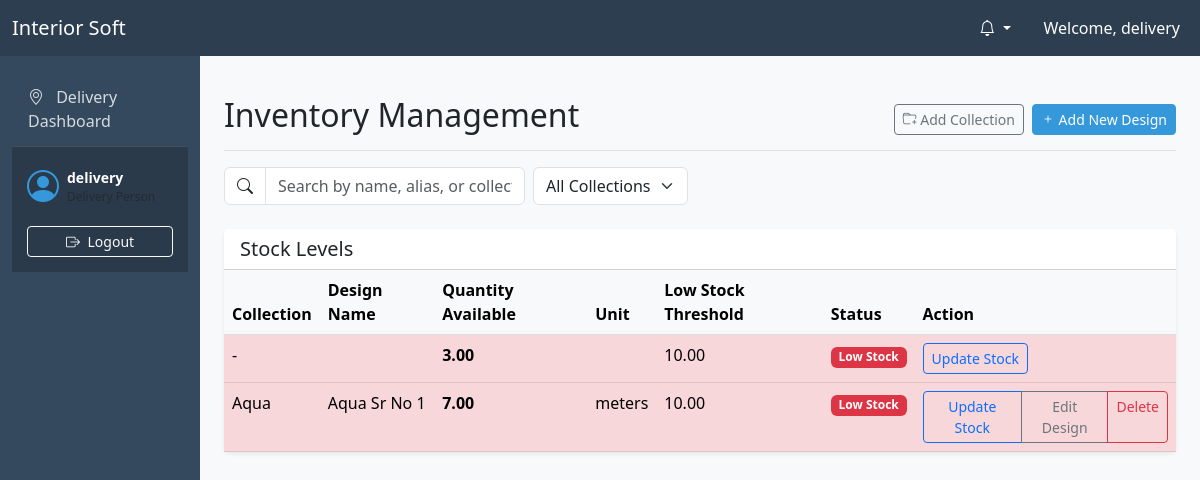
/inventory/stock/ (signed in), run on the app's committed database.
### users/models.py (models this page shows)
class User(AbstractUser):
    SUPERADMIN = 'superadmin'
    ADMIN = 'admin'
    ACCOUNTANT = 'accountant'
    WAREHOUSE_MANAGER = 'warehouse_manager'
    DELIVERY_PERSON = 'delivery_person'
    MARKETING_PERSON = 'marketing_person'
    ROLE_CHOICES = (
        (SUPERADMIN, 'SuperAdmin'),
        (ADMIN, 'Admin'),
        (ACCOUNTANT, 'Accountant'),
        (WAREHOUSE_MANAGER, 'Warehouse Manager'),
        (DELIVERY_PERSON, 'Delivery Person'),
        (MARKETING_PERSON, 'Marketing Person'),
    )
    role = models.CharField(max_length=20, choices=ROLE_CHOICES, default=ADMIN)
    phone_number = models.CharField(max_length=15, blank=True, null=True)
    def is_superadmin(self):
        return self.role == self.SUPERADMIN
    def is_admin(self):
        return self.role == self.ADMIN or self.role == self.SUPERADMIN
    def is_accountant(self):
        return self.role == self.ACCOUNTANT
    def is_warehouse_manager(self):
        return self.role == self.WAREHOUSE_MANAGER
    def is_delivery_person(self):
        return self.role == self.DELIVERY_PERSON
    def is_marketing_person(self):
        return self.role == self.MARKETING_PERSON

### inventory/models.py (models this page shows, shortened)
class Stock(models.Model):
    design_type = models.OneToOneField(DesignType, on_delete=models.CASCADE, related_name='stock', null=True)
    quantity = models.DecimalField(max_digits=12, decimal_places=2, default=0.00)
    low_stock_threshold = models.DecimalField(max_digits=12, decimal_places=2, default=10.00)
    last_updated = models.DateTimeField(auto_now=True)
    def is_low_stock(self):
        return self.quantity <= self.low_stock_threshold

class DesignType(models.Model):
    collection = models.ForeignKey(Collection, on_delete=models.CASCADE, related_name='designs', null=True, blank=True)
    name = models.CharField(max_length=100)
    alias1 = models.CharField(max_length=100, blank=True, null=True)
    alias2 = models.CharField(max_length=100, blank=True, null=True)
    alias3 = models.CharField(max_length=100, blank=True, null=True)
    alias4 = models.CharField(max_length=100, blank=True, null=True)
    alias5 = models.CharField(max_length=100, blank=True, null=True)
    description = models.TextField(blank=True, null=True)
    unit = models.CharField(max_length=20, default='meters')
    default_price = models.DecimalField(max_digits=10, decimal_places=2, default=0.00)
    created_at = models.DateTimeField(auto_now_add=True)
    class Meta:
        constraints = [
            models.UniqueConstraint(fields=['collection', 'name'], name='uniq_design_name_per_collection'),
        ]

class Collection(models.Model):
    name = models.CharField(max_length=100, unique=True)
    description = models.TextField(blank=True, null=True)
    created_at = models.DateTimeField(auto_now_add=True)

### inventory/views.py (the view, shortened to what this page needs)
# urls.py: path('stock/', views.StockListView.as_view(), name='stock_list'),
class StockListView(LoginRequiredMixin, ListView):
    model = Stock
    template_name = 'inventory/stock_list.html'
    context_object_name = 'stocks'
    def get_queryset(self):
        queryset = super().get_queryset().select_related('design_type', 'design_type__collection')
        q = self.request.GET.get('q')
        collection_id = self.request.GET.get('collection')
        if collection_id:
            queryset = queryset.filter(design_type__collection_id=collection_id)
        return queryset
    def get_context_data(self, **kwargs):
        context = super().get_context_data(**kwargs)
        context['collections'] = Collection.objects.prefetch_related('designs').all()
        return context

### core/context_processors.py (called while the page is built)
def notifications(request):
    if request.user.is_authenticated:
        unread_notifications = request.user.notifications.filter(is_seen=False)
        return {
            'unread_notifications': unread_notifications,
            'unread_notifications_count': unread_notifications.count()
        }
    return {}

### shop_config/context_processors.py (called while the page is built)
def shop_info(request):
    config, created = ShopConfiguration.objects.get_or_create(pk=1, defaults={'shop_name': 'Interior Soft'})
    return {
        'shop_config': config
    }

### templates/inventory/stock_list.html (shortened to what this page needs)
{% extends "base.html" %}
{% block content %}
<div class="d-flex justify-content-between flex-wrap flex-md-nowrap align-items-center pt-3 pb-2 mb-3 border-bottom">
    <h1 class="h2">Inventory Management</h1>
    <div class="btn-toolbar mb-2 mb-md-0">
        <a href="{% url 'collection_create' %}" class="btn btn-sm btn-outline-secondary me-2">
            <i class="bi bi-folder-plus"></i> Add Collection
        </a>
        <a href="{% url 'designtype_create' %}" class="btn btn-sm btn-primary">
            <i class="bi bi-plus"></i> Add New Design
        </a>
    </div>
</div>
<div class="row mb-4">
    <div class="col-md-6">
        <form id="stock-search-form" method="get" class="d-flex gap-2">
            <div class="input-group">
                <span class="input-group-text bg-white"><i class="bi bi-search"></i></span>
                <input type="text" name="q" id="stock-search-input" class="form-control" placeholder="Search by name, alias, or collection..." value="{{ request.GET.q|default:'' }}" autofocus>
            </div>
            <select name="collection" id="collection-filter" class="form-select w-auto">
                <option value="">All Collections</option>
            </select>
        </form>
    </div>
</div>
<div class="row">
    <div class="col-md-12" id="stock-table-container">
        <div class="card shadow-sm">
            <div class="card-header bg-white d-flex justify-content-between align-items-center">
                <h5 class="mb-0">Stock Levels</h5>
            </div>
            <div class="card-body p-0">
                <div class="table-responsive">
                    <table class="table table-hover mb-0">
                        <thead class="table-light">
                            <tr>
                                <th>Collection</th>
                                <th>Design Name</th>
                                <th>Quantity Available</th>
                                <th>Unit</th>
                                <th>Low Stock Threshold</th>
                                <th>Status</th>
                                <th>Action</th>
                            </tr>
                        </thead>
                        <tbody>
                            {% for stock in stocks %}
                            <tr class="{% if stock.is_low_stock %}table-danger{% endif %}">
                                <td>{{ stock.design_type.collection.name|default:"-" }}</td>
                                <td>{{ stock.design_type.name }}</td>
                                <td class="fw-bold">{{ stock.quantity }}</td>
                                <td>{{ stock.design_type.unit }}</td>
                                <td>{{ stock.low_stock_threshold }}</td>
                                <td>
                                    {% if stock.is_low_stock %}
                                        <span class="badge bg-danger">Low Stock</span>
                                    {% else %}
                                        <span class="badge bg-success">In Stock</span>
                                    {% endif %}
                                </td>
                                <td>
                                    <div class="btn-group btn-group-sm">
                                        <a href="{% url 'stock_update' stock.pk %}" class="btn btn-outline-primary">Update Stock</a>
                                        {% if stock.design_type %}
                                        <a href="{% url 'designtype_update' stock.design_type.pk %}" class="btn btn-outline-secondary">Edit Design</a>
                                        <a href="{% url 'designtype_delete' stock.design_type.pk %}" class="btn btn-outline-danger" onclick="return confirm('Are you sure?')">Delete</a>
                                        {% endif %}
                                    </div>
                                </td>
                            </tr>
                            {% empty %}
                            <tr>
                                <td colspan="7" class="text-center py-3">No stock records found</td>
                            </tr>
                            {% endfor %}
                        </tbody>
                    </table>
                </div>
            </div>
        </div>
    </div>
</div>
{% endblock %}

### templates/base.html (shortened to what this page needs)
<!DOCTYPE html>
<html lang="en">
<head>
    <link href="https://cdn.jsdelivr.net/npm/bootstrap@5.3.0/dist/css/bootstrap.min.css" rel="stylesheet">
    <link rel="stylesheet" href="https://cdn.jsdelivr.net/npm/bootstrap-icons@1.10.0/font/bootstrap-icons.css">
    <link href="https://cdn.jsdelivr.net/npm/select2@4.1.0-rc.0/dist/css/select2.min.css" rel="stylesheet" />
    <link href="https://cdn.jsdelivr.net/npm/select2-bootstrap-5-theme@1.3.0/dist/select2-bootstrap-5-theme.min.css" rel="stylesheet" />
</head>
<body>
    <nav class="navbar navbar-expand-lg navbar-dark sticky-top">
        <div class="container-fluid">
            <a class="navbar-brand" href="{% url 'dashboard' %}">Interior Soft</a>
            <div class="collapse navbar-collapse" id="navbarNav">
                <ul class="navbar-nav ms-auto">
                    {% if user.is_authenticated %}
                        <li class="nav-item dropdown me-3">
                            <a class="nav-link dropdown-toggle text-white" href="#" id="notifDropdown" role="button" data-bs-toggle="dropdown" aria-expanded="false">
                                <i class="bi bi-bell"></i>
                            </a>
                        </li>
                        <li class="nav-item d-none d-lg-block">
                            <span class="nav-link text-white">Welcome, {{ user.username }}</span>
                        </li>
                    {% else %}
                        <li class="nav-item">
                            <a class="nav-link" href="{% url 'login' %}">Login</a>
                        </li>
                    {% endif %}
                </ul>
            </div>
        </div>
    </nav>
    <div class="container-fluid">
        <div class="row">
            {% if user.is_authenticated and request.resolver_match.url_name != 'login' %}
            <nav id="sidebarMenu" class="col-md-3 col-lg-2 d-md-block sidebar collapse">
                <div class="sidebar-nav-container">
                    <ul class="nav flex-column">
                        {% if user.is_delivery_person %}
                        <li class="nav-item">
                            <a class="nav-link" href="{% url 'delivery_dashboard' %}">
                                <i class="bi bi-geo-alt me-2"></i> Delivery Dashboard
                            </a>
                        </li>
                        {% endif %}
                    </ul>
                </div>
                <div class="sidebar-profile mt-auto">
                    <div class="d-flex align-items-center mb-3">
                        <i class="bi bi-person-circle profile-icon me-2"></i>
                        <div>
                            <div class="small fw-bold">{{ user.username }}</div>
                            <div class="small text-muted" style="font-size: 0.75rem;">{{ user.get_role_display }}</div>
                        </div>
                    </div>
                    <form action="{% url 'logout' %}" method="post">
                        <button type="submit" class="btn btn-sm btn-outline-light w-100">
                            <i class="bi bi-box-arrow-right me-1"></i> Logout
                        </button>
                    </form>
                </div>
            </nav>
            <main class="col-md-9 ms-sm-auto col-lg-10 px-md-4 py-4">
            {% else %}
            <main class="col-12 py-4">
            {% endif %}
                {% block content %}{% endblock %}
            </main>
        </div>
    </div>
</body>
</html>

### templates/base.html (style rules this page uses)
:root { --primary-color: #2c3e50; --secondary-color: #34495e; --accent-color: #3498db; }
body { font-family: 'Segoe UI', Tahoma, Geneva, Verdana, sans-serif; background-color: #f8f9fa; }
.navbar { background-color: var(--primary-color); }
.sidebar { height: calc(100vh - 56px); position: fixed; top: 56px; left: 0; z-index: 1000; background-color: var(--secondary-color); color: white; display: flex; flex-direction: column; padding-bottom: 0; overflow: hidden; }
.sidebar-nav-container { flex-grow: 1; overflow-y: auto; padding-top: 1rem; }
@media (min-width: 768px) { .sidebar { width: 16.666667%; } }
main { margin-left: 16.666667%; width: 83.333333%; padding-bottom: 60px; }
.sidebar-profile { padding: 15px; border-top: 1px solid rgba(255,255,255,0.1); background: rgba(0,0,0,0.2); width: 100%; margin-top: auto; }
.profile-icon { font-size: 2rem; color: var(--accent-color); }
.sidebar .nav-link { color: rgba(255,255,255,0.8); margin: 5px 0; }
.card { border: none; box-shadow: 0 0.125rem 0.25rem rgba(0,0,0,0.075); }
.btn-primary { background-color: var(--accent-color); border-color: var(--accent-color); }
.nav-link { position: relative; }

### data on the page
User: username "delivery"
Stock: design_type.collection.name "-", quantity "3.00", low_stock_threshold "10.00", shows "Low Stock"
Stock: design_type.collection.name "Aqua", design_type.name "Aqua Sr No 1", quantity "7.00", design_type.unit "meters", low_stock_threshold "10.00", shows "Low Stock", shows "Edit Design"
